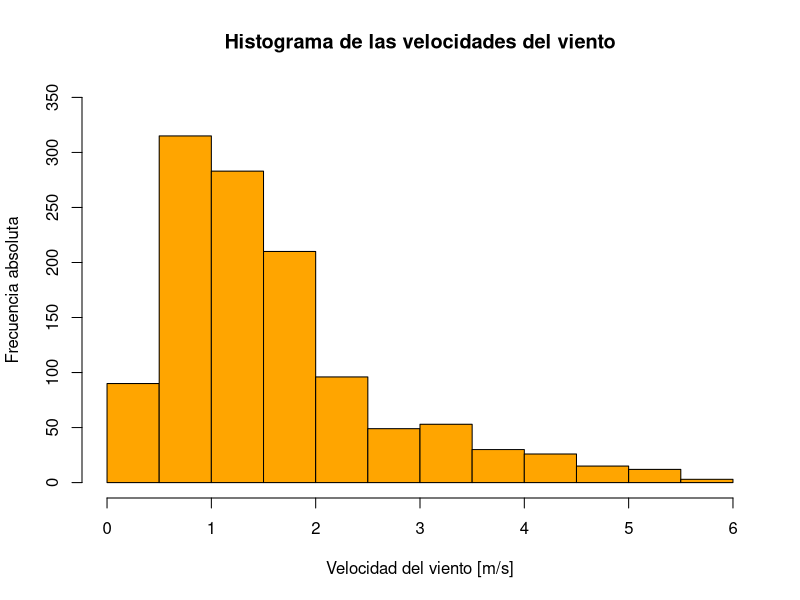
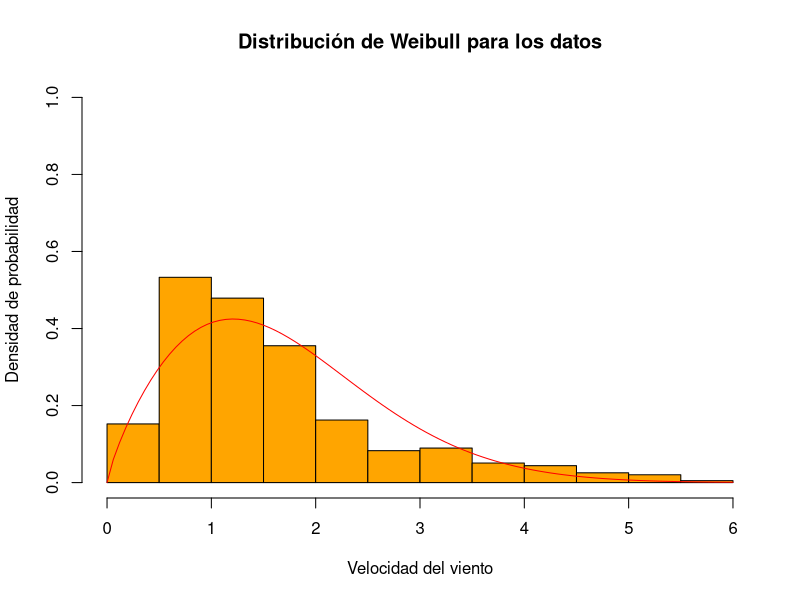
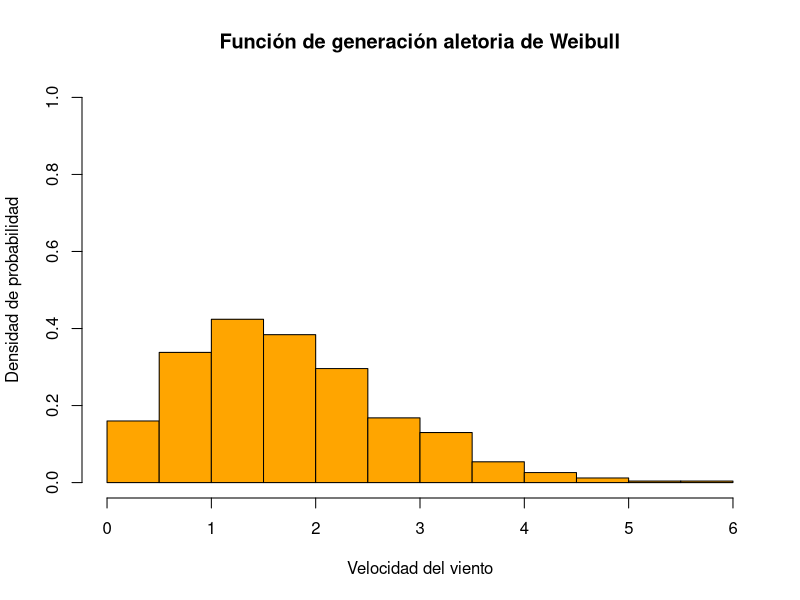
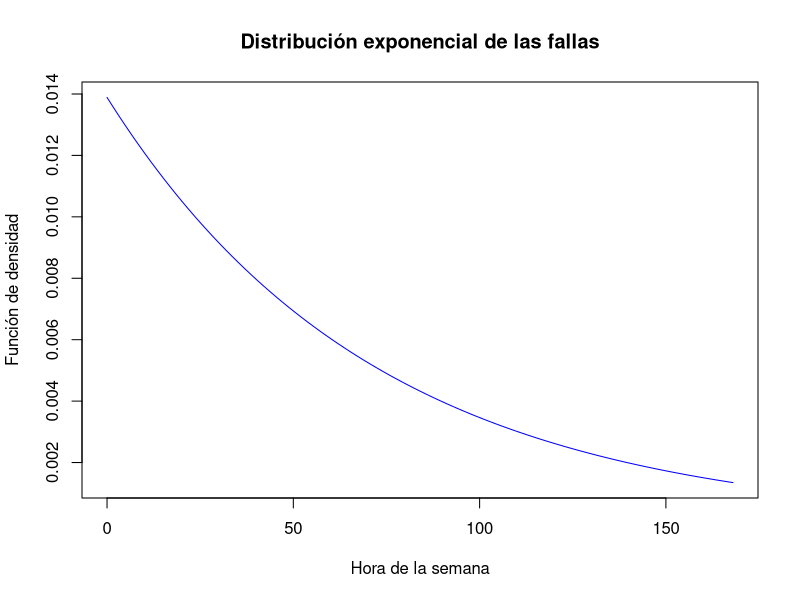

Write the R code that produced these figures, in order.
## ---- chunk 1
knitr::opts_chunk$set(echo = TRUE)
## ---- chunk 2
wind_data <- read.csv("./velocidad-viento-duitama-boyaca.csv")
## ---- chunk 3
wind_data <- subset(wind_data, select = c("ValorObservado"))
colnames(wind_data) <- c("wind_speed")
head(wind_data)
## ---- chunk 4
hist(wind_data$wind_speed,
     ylim = c(0, 350),
     col = "orange",
     main = "Histograma de las velocidades del viento",
     xlab = "Velocidad del viento [m/s]",
     ylab = "Frecuencia absoluta")
## ---- chunk 5
power <- function(wind_speed) {
  if(wind_speed > 4 & wind_speed <= 14) return((25.12 - 39.05*wind_speed + 7.21*(wind_speed^2)) * 1.5)
  else if(wind_speed > 14 & wind_speed <= 20) return(1500)
  else return(0)
}
## ---- chunk 6
optimize_lambda <- function(wind_speeds, alpha) {
  lambda = ((length(wind_speeds) * alpha) / (alpha * sum(wind_speeds ** alpha))) ** (1 / alpha)
  
  return(lambda)
}
## ---- chunk 7
density_weibull <- function(wind_speed, lambda, alpha) {
  alpha * lambda^alpha * wind_speed^(alpha - 1) * exp(-(lambda*wind_speed)^alpha)
}

cummulative_weibull <- function(wind_speed, lambda, alpha) {
  1 - exp(-(lambda * wind_speed) ** alpha)
}
## ---- chunk 8
alpha = 1.8
lambda = optimize_lambda(wind_speeds = wind_data$wind_speed, alpha = alpha)

hist(wind_data$wind_speed,
     freq = FALSE,
     ylim = c(0, 1),
     col = "orange",
     main = "Distribución de Weibull para los datos",
     xlab = "Velocidad del viento", 
     ylab = "Densidad de probabilidad")
curve(density_weibull(x, lambda = lambda, alpha = alpha), 
      from = 0,
      to = 6, 
      col = "red",
      add = TRUE)
## ---- chunk 9
random_weibull <- function(lambda, alpha) {
  
  wind_speed <- ((-log(1 - runif(1))) ** (1 / alpha)) / (lambda)
  
  return(wind_speed)
}
## ---- chunk 10
tests <- c()
for (iter in 1:1000) {
  tests <- c(tests, random_weibull(lambda = lambda, alpha = alpha))
}

hist(tests,
     freq = FALSE,
     ylim = c(0, 1),
     col = "orange",
     main = "Función de generación aletoria de Weibull",
     xlab = "Velocidad del viento", 
     ylab = "Densidad de probabilidad")
## ---- chunk 11
curve(dexp(x, rate = 1/72), 
      from = 0, 
      to = 168, 
      col = "blue",
      main = "Distribución exponencial de las fallas",
      xlab = "Hora de la semana",
      ylab = "Función de densidad")
## ---- chunk 12
inverse_exponential <- function(lambda, value) {
  value_inverse = - (1 / lambda) * log(value)
  return(value_inverse)
}

random_exponential <- function(trials, lambda) {
  res = c()
  
  for (trial in 1:trials) {
    res = c(res, inverse_exponential(lambda, runif(1)))
  }
  
  return(res)
}
## ---- chunk 13
hours <- 168
failures_times <- random_exponential(trials = 168, lambda = 1/72)
failures <- cumsum(failures_times)
failures <- failures[failures <= hours]
                 
energy <- 0

for(hour in 1:hours) {
  if(hour %in% failures){
    hour <- hour + 8
  }else{
    energy <- energy + power(random_weibull(lambda = lambda, alpha = alpha))
    hour <- hour + 1
  }
}
